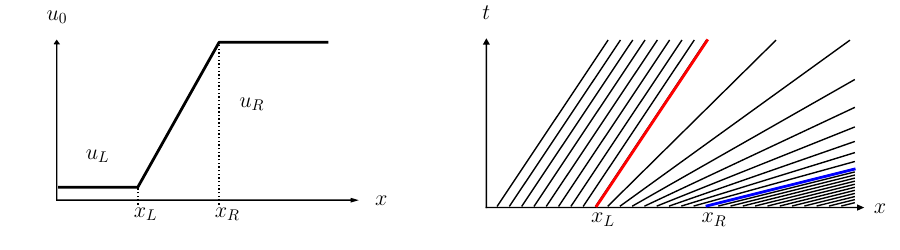

The script that saved this image:
#!/usr/bin/env python3

import numpy as np
from matplotlib import pyplot as plt
import matplotlib


params = {
    'axes.labelsize': 12,
    'axes.titlesize': 14,
    'font.size': 16,
    'font.family': 'serif',
    'font.serif': 'DejaVu Sans',
    'legend.fontsize': 12,
    'xtick.labelsize': 10,
    'ytick.labelsize': 10,
    'text.usetex': True,
    'figure.subplot.left'    : 0.06,
    'figure.subplot.right'   : 0.99,
    'figure.subplot.bottom'  : 0.15,
    'figure.subplot.top'     : 0.97,
    'figure.subplot.wspace'  : 0.05,
    'figure.subplot.hspace'  : 0.25,
    'figure.dpi' : 200,
    'lines.markersize' : 6,
    'lines.linewidth' : 2.
}

matplotlib.rcParams.update(params)

arrowkwargs1 = {
        "head_width": 0.20,
        "head_length": 1.80,
        "linewidth": 1,
        "facecolor": 'k',
        }
arrowkwargs2 = {
        "head_width": 1.5,
        "head_length": 0.2,
        "linewidth": 1,
        "facecolor": 'k',
        }
arrowkwargs3 = {
        "head_width": 1.25,
        "head_length": 2.5,
        "linewidth": 1,
        "facecolor": 'k',
        }
arrowkwargs4 = {
        "head_width": 2.5,
        "head_length": 1.25,
        "linewidth": 1,
        "facecolor": 'k',
        }

fig = plt.figure(figsize=(9, 2.5))
ax1 = fig.add_subplot(1,2,1)
ax2 = fig.add_subplot(1,2,2)



xmin = 1.
xL = 30
xR = 60
xmax = 100.
tmin = 0.
tmax = 100.
x = np.linspace(xmin, xmax, 1000)

uL = 2
uR = 12


shift = 1.5
ymin1 = 0.5 * uL

# x axis
ax1.arrow(0., 1.1*ymin1, xmax*1.1-xmin, 0., **arrowkwargs1)
# t axis
ax1.arrow(0., 1.1*ymin1, 0, 0.9 * uR, **arrowkwargs2)

ax1.text(xmax*1.2, 1.1*ymin1, r"$x$",
    verticalalignment="center",
    horizontalalignment='center',)

ax1.text(0., uR*1.1,  r"$u_0$",
    verticalalignment="bottom",
    horizontalalignment='center',)

ax1.plot([xL, xL], [0.8*ymin1, uL], lw=1, c="k", ls=":")
ax1.text(xL-shift, ymin1, r"$x_L$",
    verticalalignment="top",
    horizontalalignment='left',)

ax1.plot([xR, xR], [0.8*ymin1, uR], lw=1, c="k", ls=":")
ax1.text(xR-shift, ymin1, r"$x_R$",
    verticalalignment="top",
    horizontalalignment='left',)




ax1.text(0.5 * xL, 0.3 * uR,  r"$u_L$",
    verticalalignment="bottom",
    horizontalalignment='center',)

ax1.text(1.2 * xR, 0.6 * uR,  r"$u_R$",
    verticalalignment="bottom",
    horizontalalignment='center',)


ymin2 = -1

# x axis
ax2.arrow(0., ymin2, 1.01*xmax, 0., **arrowkwargs4)
# t axis
ax2.arrow(0., ymin2, 0, 0.99 * tmax, **arrowkwargs3)

ax2.text(xmax*1.07, ymin2, r"$x$",
    verticalalignment="center",
    horizontalalignment='center',)

ax2.text(0., tmax*1.1,  r"$t$",
    verticalalignment="bottom",
    horizontalalignment='center',)

ax2.text(xL-shift, ymin2, r"$x_L$",
    verticalalignment="top",
    horizontalalignment='left',)

ax2.text(xR-shift, ymin2, r"$x_R$",
    verticalalignment="top",
    horizontalalignment='left',)




def u(x):
    u = uL + (uR - uL)/(xR  - xL) * (x - xL)
    u[x < xL] = uL
    u[x > xR] = uR

    return u


ax1.plot(x, u(x), c="k")

x_characteristics = np.linspace(xmin+2, xmax, 30)
t_characteristics = np.linspace(tmin, tmax, 10000)
a = u(x_characteristics)

scale = 0.15

for i in range(x_characteristics.shape[0]):
    xc = x_characteristics[i] + a[i] * t_characteristics * scale
    mask = xc < xmax
    ax2.plot(xc[mask], t_characteristics[mask], c="k", lw=1)

xhead = xR + u(np.ones(1)*xR) * t_characteristics * scale
mask = xhead < xmax
ax2.plot(xhead[mask], t_characteristics[mask], c="b")

xtail = xL + u(np.ones(1)*xL) * t_characteristics * scale
mask = xtail < xmax
ax2.plot(xtail[mask], t_characteristics[mask], c="r")


ax1.set_xlim(-1., 1.5*xmax)
ax1.set_ylim(0.25*ymin1, 1.2*uR)


ax2.set_xlim(-1, 1.1*xmax)
ax2.set_ylim(4*ymin2, 1.2* tmax)


ax1.axis("off")
ax2.axis("off")


#  plt.show()
plt.savefig("rarefaction_characteristics.pdf")

